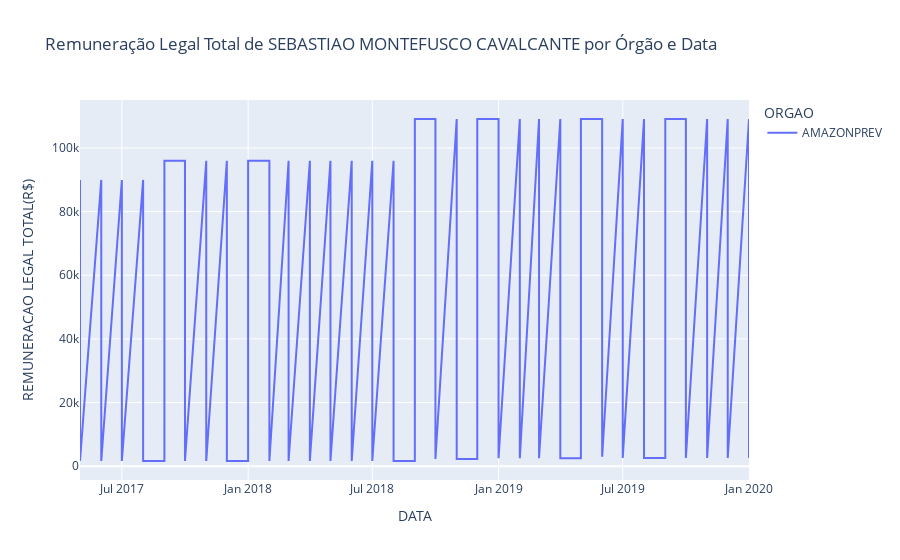
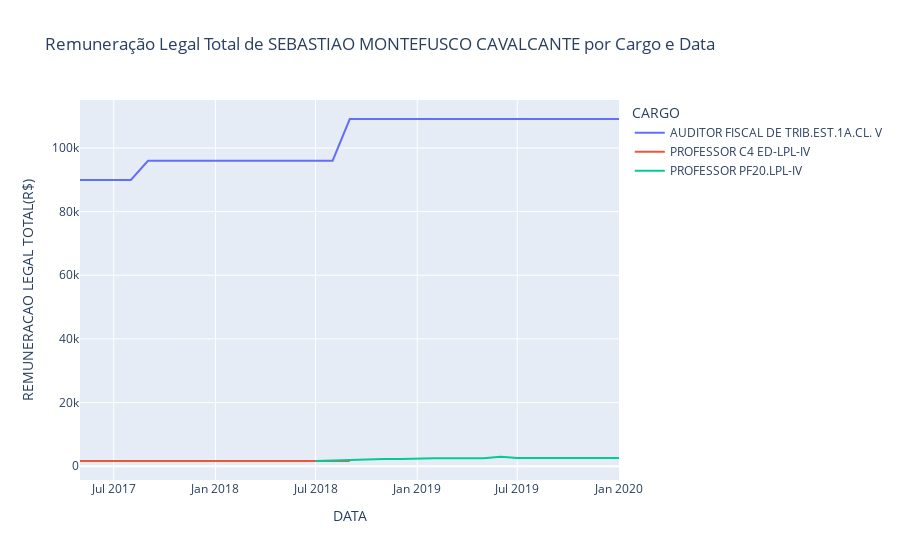

Notebook code for these charts, in order:
### Markdown cell above
### Busca remuneração individual

### Code cell
nome      = 'SEBASTIAO MONTEFUSCO CAVALCANTE'
busca     = rem_serv.loc[(rem_serv.NOME == nome)].sort_values('DATA')
fig_org   = px.line(busca, title='Remuneração Legal Total de '+nome+' por Órgão e Data', y='REMUNERACAO LEGAL TOTAL(R$)', x='DATA', color='ORGAO')
fig_cargo = px.line(busca, title='Remuneração Legal Total de '+nome+' por Cargo e Data', y='REMUNERACAO LEGAL TOTAL(R$)', x='DATA', color='CARGO')

fig_org.show()
fig_cargo.show()
busca

### Figure 1 — Plotly figure (JSON) as saved in the notebook; plotly's stock layout.template omitted (floating-point values rounded to 4 significant figures)
{"data": [{"hoverlabel": {"namelength": 0}, "hovertemplate": "ORGAO=AMAZONPREV<br>DATA=%{x}<br>REMUNERACAO LEGAL TOTAL(R$)=%{y}", "legendgroup": "AMAZONPREV", "line": {"color": "#636efa", "dash": "solid"}, "mode": "lines", "name": "AMAZONPREV", "showlegend": true, "type": "scatter", "x": ["2017-05-01", "2017-05-01", "2017-06-01", "2017-06-01", "2017-07-01", "2017-07-01", "2017-08-01", "2017-08-01", "2017-09-01", "2017-09-01", "2017-10-01", "2017-10-01", "2017-11-01", "2017-11-01", "2017-12-01", "2017-12-01", "2018-01-01", "2018-01-01", "2018-02-01", "2018-02-01", "2018-03-01", "2018-03-01", "2018-04-01", "2018-04-01", "2018-05-01", "2018-05-01", "2018-06-01", "2018-06-01", "2018-07-01", "2018-07-01", "2018-08-01", "2018-08-01", "2018-09-01", "2018-09-01", "2018-10-01", "2018-10-01", "2018-11-01", "2018-11-01", "2018-12-01", "2018-12-01", "2019-01-01", "2019-01-01", "2019-02-01", "2019-02-01", "2019-03-01", "2019-03-01", "2019-04-01", "2019-04-01", "2019-05-01", "2019-05-01", "2019-06-01", "2019-06-01", "2019-07-01", "2019-07-01", "2019-08-01", "2019-08-01", "2019-09-01", "2019-09-01", "2019-10-01", "2019-10-01", "2019-11-01", "2019-11-01", "2019-12-01", "2019-12-01", "2020-01-01", "2020-01-01"], "xaxis": "x", "y": [89960.0, 1628.0, 89960.0, 1628.0, 89960.0, 1628.0, 89960.0, 1628.0, 1628.0, 95990.0, 95990.0, 1628.0, 95990.0, 1628.0, 95990.0, 1628.0, 1628.0, 95990.0, 95990.0, 1628.0, 95990.0, 1628.0, 95990.0, 1628.0, 95990.0, 1628.0, 95990.0, 1628.0, 95990.0, 1628.0, 95990.0, 1628.0, 1628.0, 109100.0, 109100.0, 2274.0, 109100.0, 2274.0, 2274.0, 109100.0, 109100.0, 2487.0, 109100.0, 2487.0, 109100.0, 2487.0, 109100.0, 2487.0, 2487.0, 109100.0, 109100.0, 2957.0, 109100.0, 2605.0, 109100.0, 2605.0, 2605.0, 109100.0, 109100.0, 2605.0, 109100.0, 2605.0, 109100.0, 2605.0, 109100.0, 2605.0], "yaxis": "y"}], "layout": {"legend": {"title": {"text": "ORGAO"}, "tracegroupgap": 0}, "title": {"text": "Remuneração Legal Total de SEBASTIAO MONTEFUSCO CAVALCANTE por Órgão e Data"}, "xaxis": {"anchor": "y", "domain": [0, 1], "title": {"text": "DATA"}}, "yaxis": {"anchor": "x", "domain": [0, 1], "title": {"text": "REMUNERACAO LEGAL TOTAL(R$)"}}}}

### Figure 2 — Plotly figure (JSON) as saved in the notebook; plotly's stock layout.template omitted (floating-point values rounded to 4 significant figures)
{"data": [{"hoverlabel": {"namelength": 0}, "hovertemplate": "CARGO=AUDITOR FISCAL DE TRIB.EST.1A.CL. V<br>DATA=%{x}<br>REMUNERACAO LEGAL TOTAL(R$)=%{y}", "legendgroup": "AUDITOR FISCAL DE TRIB.EST.1A.CL. V", "line": {"color": "#636efa", "dash": "solid"}, "mode": "lines", "name": "AUDITOR FISCAL DE TRIB.EST.1A.CL. V", "showlegend": true, "type": "scatter", "x": ["2017-05-01", "2017-06-01", "2017-07-01", "2017-08-01", "2017-09-01", "2017-10-01", "2017-11-01", "2017-12-01", "2018-01-01", "2018-02-01", "2018-03-01", "2018-04-01", "2018-05-01", "2018-06-01", "2018-07-01", "2018-08-01", "2018-09-01", "2018-10-01", "2018-11-01", "2018-12-01", "2019-01-01", "2019-02-01", "2019-03-01", "2019-04-01", "2019-05-01", "2019-06-01", "2019-07-01", "2019-08-01", "2019-09-01", "2019-10-01", "2019-11-01", "2019-12-01", "2020-01-01"], "xaxis": "x", "y": [89960.0, 89960.0, 89960.0, 89960.0, 95990.0, 95990.0, 95990.0, 95990.0, 95990.0, 95990.0, 95990.0, 95990.0, 95990.0, 95990.0, 95990.0, 95990.0, 109100.0, 109100.0, 109100.0, 109100.0, 109100.0, 109100.0, 109100.0, 109100.0, 109100.0, 109100.0, 109100.0, 109100.0, 109100.0, 109100.0, 109100.0, 109100.0, 109100.0], "yaxis": "y"}, {"hoverlabel": {"namelength": 0}, "hovertemplate": "CARGO=PROFESSOR C4 ED-LPL-IV<br>DATA=%{x}<br>REMUNERACAO LEGAL TOTAL(R$)=%{y}", "legendgroup": "PROFESSOR C4 ED-LPL-IV", "line": {"color": "#EF553B", "dash": "solid"}, "mode": "lines", "name": "PROFESSOR C4 ED-LPL-IV", "showlegend": true, "type": "scatter", "x": ["2017-05-01", "2017-06-01", "2017-07-01", "2017-08-01", "2017-09-01", "2017-10-01", "2017-11-01", "2017-12-01", "2018-01-01", "2018-02-01", "2018-03-01", "2018-04-01", "2018-05-01", "2018-06-01", "2018-08-01", "2018-09-01"], "xaxis": "x", "y": [1628.0, 1628.0, 1628.0, 1628.0, 1628.0, 1628.0, 1628.0, 1628.0, 1628.0, 1628.0, 1628.0, 1628.0, 1628.0, 1628.0, 1628.0, 1628.0], "yaxis": "y"}, {"hoverlabel": {"namelength": 0}, "hovertemplate": "CARGO=PROFESSOR PF20.LPL-IV<br>DATA=%{x}<br>REMUNERACAO LEGAL TOTAL(R$)=%{y}", "legendgroup": "PROFESSOR PF20.LPL-IV", "line": {"color": "#00cc96", "dash": "solid"}, "mode": "lines", "name": "PROFESSOR PF20.LPL-IV", "showlegend": true, "type": "scatter", "x": ["2018-07-01", "2018-10-01", "2018-11-01", "2018-12-01", "2019-01-01", "2019-02-01", "2019-03-01", "2019-04-01", "2019-05-01", "2019-06-01", "2019-07-01", "2019-08-01", "2019-09-01", "2019-10-01", "2019-11-01", "2019-12-01", "2020-01-01"], "xaxis": "x", "y": [1628.0, 2274.0, 2274.0, 2274.0, 2487.0, 2487.0, 2487.0, 2487.0, 2487.0, 2957.0, 2605.0, 2605.0, 2605.0, 2605.0, 2605.0, 2605.0, 2605.0], "yaxis": "y"}], "layout": {"legend": {"title": {"text": "CARGO"}, "tracegroupgap": 0}, "title": {"text": "Remuneração Legal Total de SEBASTIAO MONTEFUSCO CAVALCANTE por Cargo e Data"}, "xaxis": {"anchor": "y", "domain": [0, 1], "title": {"text": "DATA"}}, "yaxis": {"anchor": "x", "domain": [0, 1], "title": {"text": "REMUNERACAO LEGAL TOTAL(R$)"}}}}
